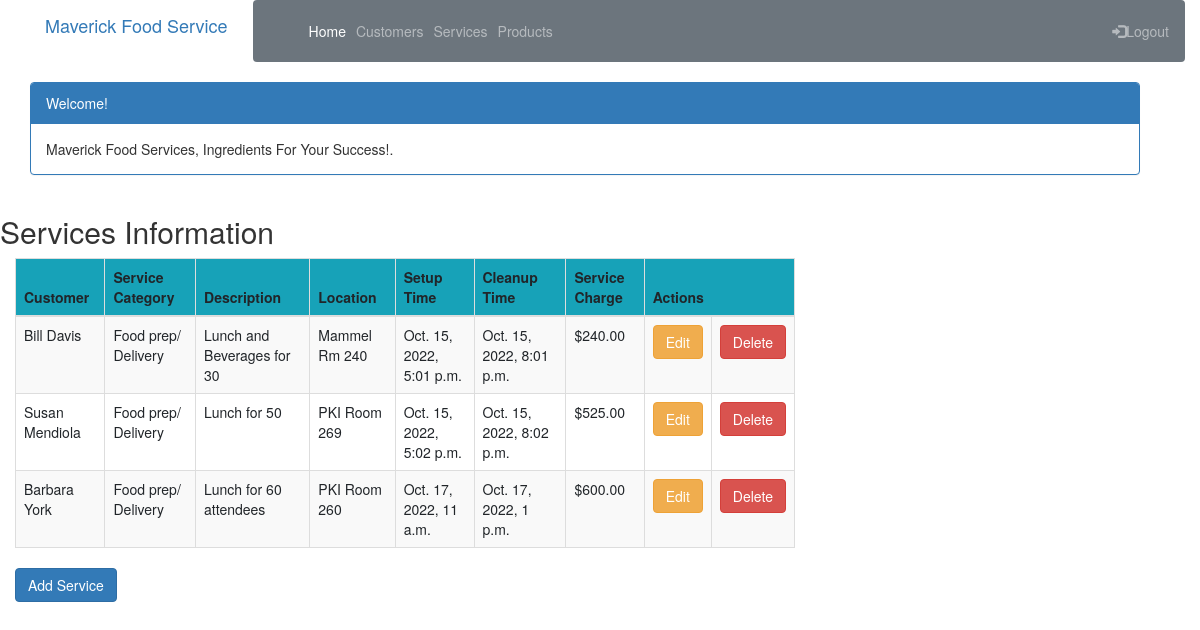
Screenshot of /service_list (signed in) with the database file from the repository.
### crm/models.py (models this page shows, shortened)
class Service(models.Model):
    cust_name = models.ForeignKey(Customer, on_delete=models.CASCADE, related_name='services')
    service_category = models.CharField(max_length=100)
    description = models.TextField()
    location = models.CharField(max_length=200)
    setup_time = models.DateTimeField(
        default=timezone.now)
    cleanup_time = models.DateTimeField(
        default=timezone.now)
    service_charge = models.DecimalField(max_digits=10, decimal_places=2)
    created_date = models.DateTimeField(
        default=timezone.now)
    updated_date = models.DateTimeField(auto_now_add=True)

class Customer(models.Model):
    cust_name = models.CharField(max_length=50)
    email = models.EmailField(max_length=100)
    phone = models.CharField(max_length=20)
    bldgroom = models.CharField(max_length=100)
    address = models.CharField(max_length=200)
    city = models.CharField(max_length=50)
    state = models.CharField(max_length=50)
    zipcode = models.CharField(max_length=10)
    organization = models.CharField(max_length=100)
    role = models.CharField(max_length=100)
    def __str__(self):
        return self.cust_name

### crm/views.py (the view)
# urls.py: path('service_list', views.service_list, name='service_list'),
@login_required
def service_list(request):
    services = Service.objects.filter(created_date__lte=timezone.now())
    return render(request, 'crm/service_list.html', {'services': services})

### crm/templates/crm/service_list.html (shortened to what this page needs)
<!DOCTYPE html>
{% extends 'crm/base.html' %}
{% block content %}
    {% load humanize %}
    <head>
        <link rel="stylesheet" href="https://maxcdn.bootstrapcdn.com/bootstrap/3.3.4/css/bootstrap.min.css">
    </head>
    <body class="bodylist">
    <div class="container">
        <div class="panel panel-primary">
            <div class="panel-heading">Welcome!</div>
            <div class="panel-body">
                Maverick Food Services, Ingredients For Your Success!.
            </div>
        </div>
    </div>
    <div class="row">
        <h2>Services Information</h2>
    </div>
    <div>
        <table class="table table-striped table-bordered table-hover w-auto">
            <thead>
            <tr class="bg-info">
                <th>Customer</th>
                <th>Service Category</th>
                <th>Description</th>
                <th>Location</th>
                <th>Setup Time</th>
                <th>Cleanup Time</th>
                <th>Service Charge</th>
                <th colspan="3">Actions</th>
            </tr>
            </thead>
            <tbody>
            {% for service in services %}
                <tr>
                    <td>{{ service.cust_name }}</td>
                    <td>{{ service.service_category }}</td>
                    <td>{{ service.description }}</td>
                    <td>{{ service.location }}</td>
                    <td>{{ service.setup_time }}</td>
                    <td>{{ service.cleanup_time }}</td>
                    <td>${{ service.service_charge|floatformat:2|intcomma }}</td>
                    <td><a href="{% url 'crm:service_edit' pk=service.pk %}"
                           class="btn btn-warning">Edit</a>
                    </td>
                    <td><a href="{% url 'crm:service_delete' pk=service.pk %}"
                           onclick="return confirm('Are you sure you want to delete?')"
                           class="btn btn-danger">Delete</a>
                    </td>
                </tr>
            {% endfor %}
            </tbody>
        </table>
    </div>
    <div>
        <a href="{% url 'crm:service_new' %}"><span
                class="btn btn-primary">Add Service</span></a>
    </div>
    </body>
{% endblock %}

### crm/templates/crm/base.html (shortened to what this page needs)
<!DOCTYPE html>
{% load static %}
<html lang="en">
<link rel="stylesheet" href="https://cdn.jsdelivr.net/npm/bootstrap@4.6.1/dist/css/bootstrap.min.css">
<link rel="stylesheet" href="{% static "css/portfolio.css" %}">
<div class="container-fluid">
    <div class="navbar-header">
        <a class="navbar-brand" href="">
            Maverick Food Service
        </a>
    </div>
    <nav class="navbar navbar-expand-md bg-secondary navbar-dark" id="myNavbar">
        <ul class="navbar-nav mr-auto">
            <li class="navbar-brand"></li>
            <li class="nav-item active">
                <a class="nav-link" href="{% url 'crm:home' %}">Home</a>
            </li>
            <li class="nav-item">
                <a class="nav-link" href="{% url 'crm:customer_list' %}">Customers</a>
            </li>
            <li class="nav-item">
                <a class="nav-link" href="{% url 'crm:service_list' %}">Services</a>
            </li>
            <li class="nav-item">
                <a class="nav-link" href="{% url 'crm:product_list' %}">Products</a>
            </li>
        </ul>
        <ul class="nav navbar-nav ml-auto">
            {% if user.is_authenticated %}
                <li><a class="nav-link" href="{% url 'logout' %}"><span class="glyphicon glyphicon-log-in"></span>Logout</a>
                </li>
            {% else %}
                <li><a class="nav-link" href="{% url 'login' %}"><span class="glyphicon glyphicon-log-in"></span>Login</a>
                </li>
                <li><a class="nav-link" href="{% url 'crm:register' %}"><span class="glyphicon glyphicon-log-in"></span>Register</a>
                </li>
            {% endif %}
        </ul>
    </nav>
</div>
<body id="app-layout">
<div class="row">
    <div class="col-md-8">
        {% block content %}
        {% endblock %}
    </div>
</div>
</body>
</html>

### crm/static/css/portfolio.css (style rules this page uses)
body { padding-left: 15px; }

### rows the page displays
Service: cust_name "Bill Davis", service_category "Food prep/ Delivery", description "Lunch and Beverages for 30", location "Mammel Rm 240", setup_time "Oct. 15, 2022, 5:01 p.m.", cleanup_time "Oct. 15, 2022, 8:01 p.m.", service_charge "240.00"
Service: cust_name "Susan Mendiola", service_category "Food prep/ Delivery", description "Lunch for 50", location "PKI Room 269", setup_time "Oct. 15, 2022, 5:02 p.m.", cleanup_time "Oct. 15, 2022, 8:02 p.m.", service_charge "525.00"
Service: cust_name "Barbara York", service_category "Food prep/ Delivery", description "Lunch for 60 attendees", location "PKI Room 260", setup_time "Oct. 17, 2022, 11 a.m.", cleanup_time "Oct. 17, 2022, 1 p.m.", service_charge "600.00"
